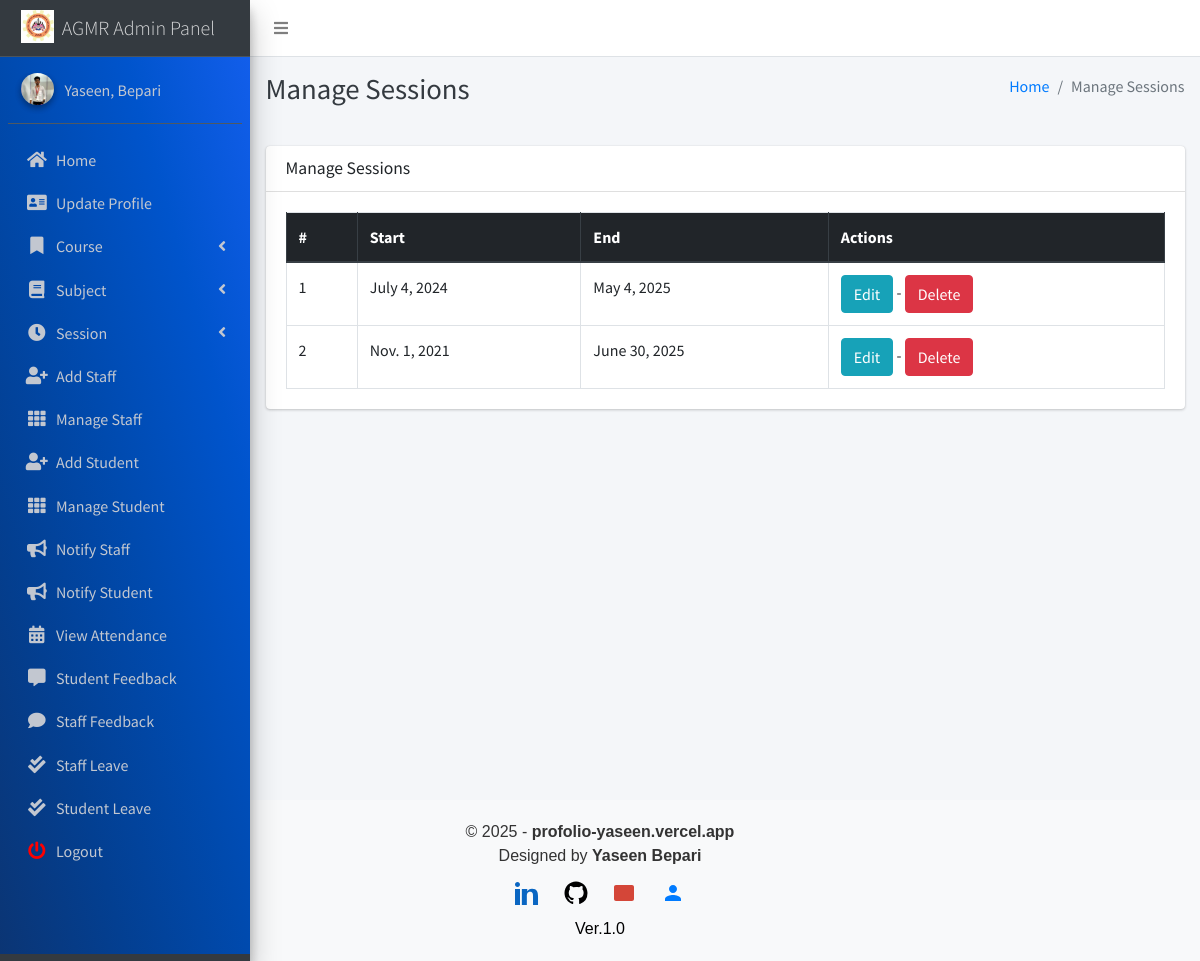
The app's page /session/manage/ (signed in) with its own data.
### main_app/models.py (models this page shows, shortened)
class CustomUser(AbstractUser):
    USER_TYPE = ((1, "HOD"), (2, "Staff"), (3, "Student"))
    GENDER = [("M", "Male"), ("F", "Female")]
    username = None  # Removed username, using email instead
    email = models.EmailField(unique=True)
    user_type = models.CharField(default=1, choices=USER_TYPE, max_length=1)
    gender = models.CharField(max_length=1, choices=GENDER)
    profile_pic = models.ImageField()
    address = models.TextField()
    fcm_token = models.TextField(default="")  # For firebase notifications
    created_at = models.DateTimeField(auto_now_add=True)
    updated_at = models.DateTimeField(auto_now=True)
    USERNAME_FIELD = "email"
    REQUIRED_FIELDS = []
    objects = CustomUserManager()
    def __str__(self):
        return self.last_name + ", " + self.first_name

class Session(models.Model):
    start_year = models.DateField()
    end_year = models.DateField()

### main_app/hod_views.py (the view)
# urls.py: path("session/manage/", hod_views.manage_session, name='manage_session'),
def manage_session(request):
    sessions = Session.objects.all()
    context = {'sessions': sessions, 'page_title': 'Manage Sessions'}
    return render(request, "hod_template/manage_session.html", context)

### main_app/templates/hod_template/manage_session.html
{% extends 'main_app/base.html' %}
{% load static %}
{% block page_title %}{{page_title}}{% endblock page_title %}
{% block content %}
<section class="content">
    <div class="container-fluid">
        <div class="row">
            <div class="col-md-12">
                <div class="card">
                    <div class="card-header">
                        <h3 class="card-title">{{page_title}}</h3>
                    </div>
                    <div class="card-body">
                        <table id="example2" class="table table-bordered table-hover">
                            <thead class="thead-dark">
                                <tr>
                                    <th>#</th>
                                    <th>Start</th>
                                    <th>End</th>
                                    <th>Actions</th>
                                </tr>
                            </thead>
                            <tbody>
                                {% for session in sessions %}
                                <tr>
                                    <td>{{ forloop.counter }}</td>
                                    <td>{{session.start_year}}</td>
                                    <td>{{session.end_year}}</td>
                                    <td><a href="{% url 'edit_session' session.id %}" class="btn btn-info">Edit</a> - <a href="{% url 'delete_session' session.id %}" onclick="return confirm('Are you sure you want to delete this ?')" class="btn btn-danger">Delete</a> </td>
                                </tr>
                                {% endfor %}
                            </tbody>
                        </table>
                    </div>
                </div>
            </div>
        </div>
    </div>
</section>
{% endblock content %}

### main_app/templates/main_app/sidebar_template.html (shortened to what this page needs)
{% load static %}
<aside class="main-sidebar sidebar-dark-info elevation-4">
    {% if request.user.user_type == '1' %}
    <a href="{% url 'admin_home' %}" class="brand-link">
        <img src="{% static 'dist/img/agm logo.jpg' %} " alt="AGMR LOGO"
            class="brand-image " >
        <span class="brand-text font-weight-light" >AGMR Admin Panel</span>
    </a>
    <div class="sidebar" style="background-image: linear-gradient(to right top, #0b3574, #033f91, #004aae, #0054cc, #125eeb);">
        <div class="user-panel mt-3 pb-3 mb-3 d-flex">
            <div class="image">
                <img src="{{ request.user.profile_pic}}" class="img-circle elevation-2" alt="User Image">
            </div>
            <div class="info">
                <a href="#" class="d-block">{{user}}</a>
            </div>
        </div>
        <nav class="mt-2">
            <ul class="nav nav-pills nav-sidebar flex-column" data-widget="treeview" role="menu" data-accordion="false">
                <li class="nav-item">
                    {% url 'admin_home' as admin_home %}
                    <a href="{{admin_home}}" class="nav-link {% if admin_home == request.path %} active {% endif %}">
                        <i class="nav-icon fas fa-home"></i>
                        <p>
                            Home
                        </p>
                    </a>
                </li>
                <li class="nav-item">
                    {% url 'admin_view_profile' as admin_view_profile %}
                    <a href="{{admin_view_profile}}"
                        class="nav-link {% if admin_view_profile == request.path %} active {% endif %}">
                        <i class="nav-icon fas fa-address-card"></i>
                        <p>
                            Update Profile
                        </p>
                    </a>
                </li>
                <li class="nav-item has-treeview">
                    <a href="#" class="nav-link" >
                        <i class="nav-icon fas fa-bookmark"></i>
                        <p>
                            Course
                            <i class="fas fa-angle-left right"></i>
                        </p>
                    </a>
                </li>
                <li class="nav-item has-treeview">
                    <a href="#" class="nav-link">
                        <i class="nav-icon fas fa-book"></i>
                        <p>
                            Subject
                            <i class="fas fa-angle-left right"></i>
                        </p>
                    </a>
                </li>
                <li class="nav-item has-treeview">
                    <a href="#" class="nav-link">
                        <i  class="nav-icon fas fa-clock"></i>
                        <p>
                            Session
                            <i class="fas fa-angle-left right"></i>
                        </p>
                    </a>
                </li>
                <li class="nav-item">
                    {% url 'add_staff' as add_staff %}
                    <a href="{{add_staff}}" class="nav-link {% if add_staff == request.path %} active {% endif %}">
                        <i class="nav-icon fas fa-user-plus"></i>
                        <p>
                            Add Staff
                        </p>
                    </a>
                </li>
                <li class="nav-item">
                    {% url 'manage_staff' as manage_staff %}
                    {% url 'edit_staff' staff_id as edit_staff %}
                    <a href="{{manage_staff}}"
                        class="nav-link {% if manage_staff == request.path or request.path == edit_staff %} active {% endif %}">
                        <i class="nav-icon fas fa-th"></i>
                        <p>
                            Manage Staff
                        </p>
                    </a>
                </li>
                <li class="nav-item">
                    {% url 'add_student' as add_student%}
                    <a href="{{add_student}}" class="nav-link  {% if add_student == request.path %} active {% endif %}">
                        <i class="nav-icon fas fa-user-plus"></i>
                        <p>
                            Add Student
                        </p>
                    </a>
                </li>
                <li class="nav-item">
                    {% url 'manage_student' as manage_student %}
                    {% url 'edit_student' student_id as edit_student %}
                    <a href="{{manage_student}}"
                        class="nav-link  {% if edit_student == request.path or manage_student == request.path %} active {% endif %}">
                        <i class="nav-icon fas fa-th"></i>
                        <p>
                            Manage Student
                        </p>
                    </a>
                </li>
                <li class="nav-item">
                    {% url 'admin_notify_staff' as admin_notify_staff %}
                    <a href="{{admin_notify_staff}}"
                        class="nav-link {% if admin_notify_staff == request.path %} active {% endif %}">
                        <i class="nav-icon fas fa-bullhorn"></i>
                        <p>
                            Notify Staff
                        </p>
                    </a>
                </li>
                <li class="nav-item">
                    {% url 'admin_notify_student' as admin_notify_student %}
                    <a href="{{admin_notify_student}}"
                        class="nav-link {% if admin_notify_student == request.path %} active {% endif %}">
                        <i class="nav-icon fas fa-bullhorn"></i>
                        <p>
                            Notify Student
                        </p>
                    </a>
                </li>
                <li class="nav-item">
                    {% url 'admin_view_attendance' as admin_view_attendance %}
                <li class="nav-item">
                    <a href="{{admin_view_attendance}}"
                        class="nav-link  {% if admin_view_attendance == request.path %} active {% endif %}">
                        <i class="nav-icon fas fa-calendar-alt"></i>
                        <p>
                            View Attendance
                        </p>
                    </a>
                </li>
                <li class="nav-item">
                    {% url 'student_feedback_message' as student_feedback_message %}
                    <a href="{{ student_feedback_message }}"
                        class="nav-link  {% if student_feedback_message == request.path %} active {% endif %}">
                        <i class="nav-icon fas fa-comment-alt"></i>
                        <p>
                            Student Feedback
                        </p>
                    </a>
                </li>
                <li class="nav-item">
                    {% url 'staff_feedback_message' as staff_feedback_message %}
                    <a href="{{staff_feedback_message}}"
                        class="nav-link   {% if staff_feedback_message == request.path %} active {% endif %}">
                        <i  class="nav-icon fas fa-comment"></i>
                        <p>
                            Staff Feedback
                        </p>
                    </a>
                </li>
                <li class="nav-item">
                    {% url 'view_staff_leave' as view_staff_leave %}
                    <a href="{{view_staff_leave}}"
                        class="nav-link  {% if view_staff_leave == request.path %} active {% endif %}">
                        <i  class="nav-icon fas fa-check-double"></i>
                        <p>
                            Staff Leave
                        </p>
                    </a>
                </li>
                <li class="nav-item">
                    {% url 'view_student_leave' as view_student_leave %}
                    <a href="{% url 'view_student_leave' %}"
                        class="nav-link  {% if view_student_leave == request.path %} active {% endif %}">
                        <i  class="nav-icon fas fa-check-double"></i>
                        <p>
                            Student Leave
                        </p>
                    </a>
                </li>
                                        {% endif %}
                                        <li class="nav-item">
                                            <a href="{% url 'user_logout' %}"
                                                onclick="return confirm('Your session would be terminated.\n\nProceed?')"
                                                class="nav-link">
                                                <i  style="color: #ff0000"  class="nav-icon fas fa-power-off"></i>
                                                <p>
                                                    Logout
                                                </p>
                                            </a>
                                        </li>
                                    </ul>
                                </nav>
                            </div>
</aside>

### records on screen
CustomUser: last_name+first_name "Yaseen, Bepari"
Session: start_year "July 4, 2024", end_year "May 4, 2025"
Session: start_year "Nov. 1, 2021", end_year "June 30, 2025"

### other values on screen
{{ page_title }} "Manage Sessions"
